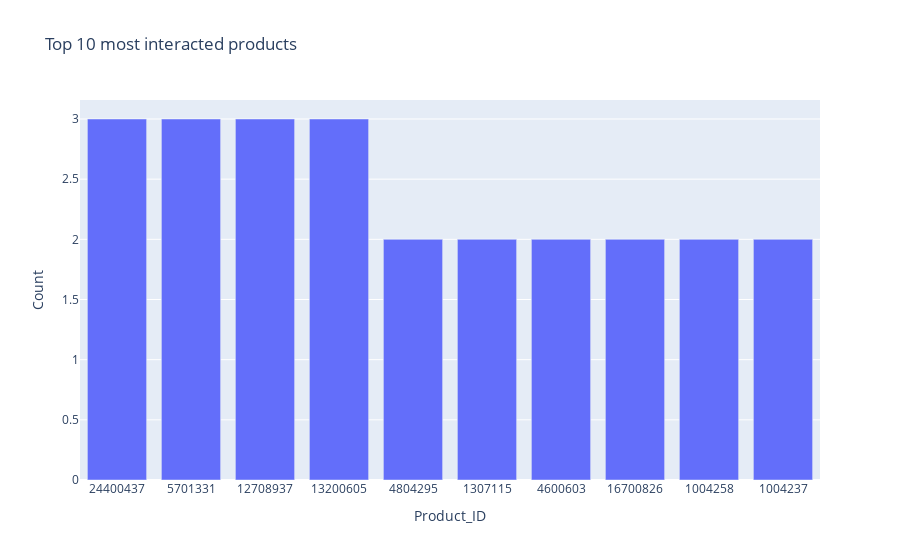

Notebook code cell kept with this figure:
### Markdown cell above
### product_id
The product_id is the unique identificator for a product. As you can see in the overview, there are ... unique product_ids in the datasets Oct-2019 and Nov-2019, the users have interacted with.

### Code cell
sdf_count_per_product_id = spark.sql("SELECT DISTINCT(product_id) AS Product_ID, \
                                                COUNT(product_id) AS Count \
                                        FROM Data \
                                        GROUP BY product_id \
                                        ORDER BY Count DESC")
px.bar(sdf_count_per_product_id.limit(10).toPandas(), x='Product_ID', y='Count', title="Top 10 most interacted products")

### Figure 1 — Plotly figure (JSON) as saved in the notebook; plotly's stock layout.template omitted (floating-point values rounded to 4 significant figures)
{"data": [{"alignmentgroup": "True", "hovertemplate": "Product_ID=%{x}<br>Count=%{y}<extra></extra>", "legendgroup": "", "marker": {"color": "#636efa"}, "name": "", "offsetgroup": "", "orientation": "v", "showlegend": false, "textposition": "auto", "type": "bar", "x": ["24400437", "5701331", "12708937", "13200605", "4804295", "1307115", "4600603", "16700826", "1004258", "1004237"], "xaxis": "x", "y": [3, 3, 3, 3, 2, 2, 2, 2, 2, 2], "yaxis": "y"}], "layout": {"barmode": "relative", "legend": {"tracegroupgap": 0}, "title": {"text": "Top 10 most interacted products"}, "xaxis": {"anchor": "y", "domain": [0, 1], "title": {"text": "Product_ID"}}, "yaxis": {"anchor": "x", "domain": [0, 1], "title": {"text": "Count"}}}}
